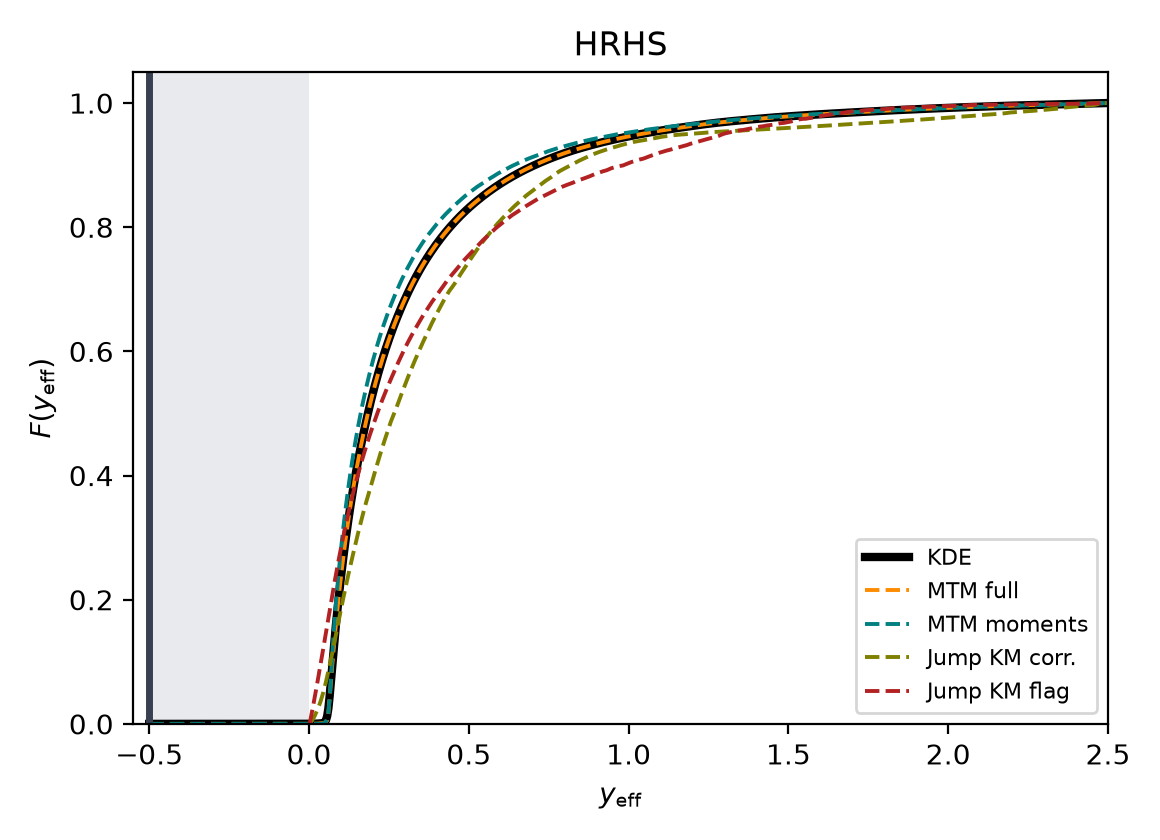

Reproduce this figure in Python.
"""SM Figure S4, right panel: Fig. 4(e) (HRHS) as a CDF -- cumulative mass from the wall inward.

Renders a simple version of this panel from figure_s4_b.csv alone (no processing).
Run: python3 figure_s4_b.py
"""
from pathlib import Path
import pandas as pd
import matplotlib
matplotlib.use("Agg")
import matplotlib.pyplot as plt

HERE = Path(__file__).resolve().parent
STEM = "figure_s4_b"
df = pd.read_csv(HERE / f"{STEM}.csv")

STYLE = {"KDE": ("black", "-", 3.0), "MTM full": ("darkorange", "--", 1.4),
         "MTM moments": ("teal", "--", 1.4), "Jump KM corr.": ("olive", "--", 1.4),
         "Jump KM flag": ("firebrick", "--", 1.4)}

fig, ax = plt.subplots(figsize=(5.8, 4.2))
for series, (color, ls, lw) in STYLE.items():
    g = df[df.series == series]
    ax.plot(g.x, g.y, color=color, linestyle=ls, lw=lw, label=series)
ax.axvline(-0.5, color="#374151", lw=2.5)
ax.axvspan(-0.5, 0.0, color="#9CA3AF", alpha=0.22, lw=0)
ax.set_xlim(-0.55, 2.5)
ax.set_ylim(bottom=0)
ax.set_xlabel(r"$y_{\mathrm{eff}}$")
ax.set_ylabel(r"$F(y_{\mathrm{eff}})$")
ax.set_title("HRHS")
ax.legend(fontsize=8)

fig.tight_layout()
fig.savefig(HERE / f"{STEM}.png", dpi=200)
print(f"saved {STEM}.png")
